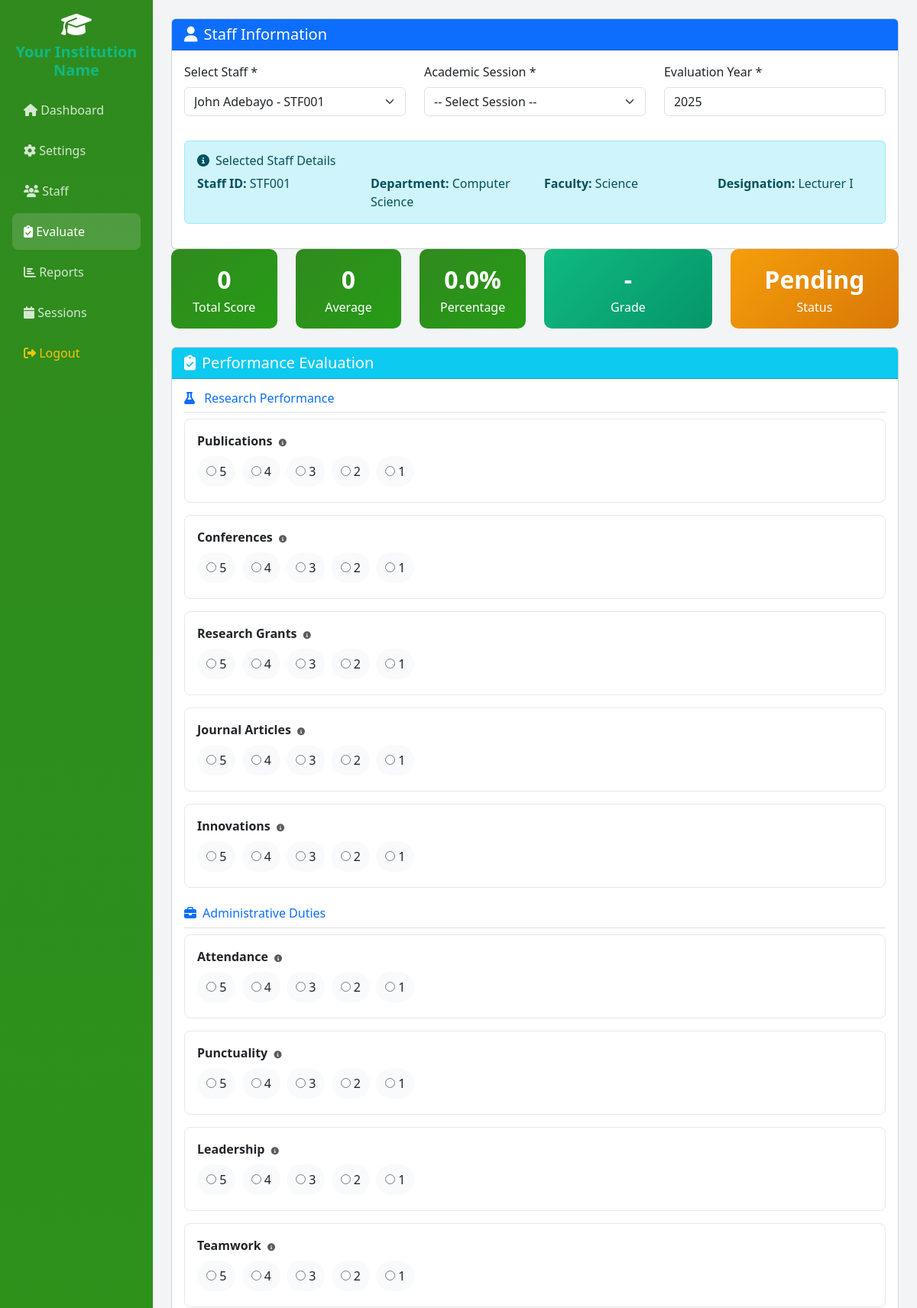
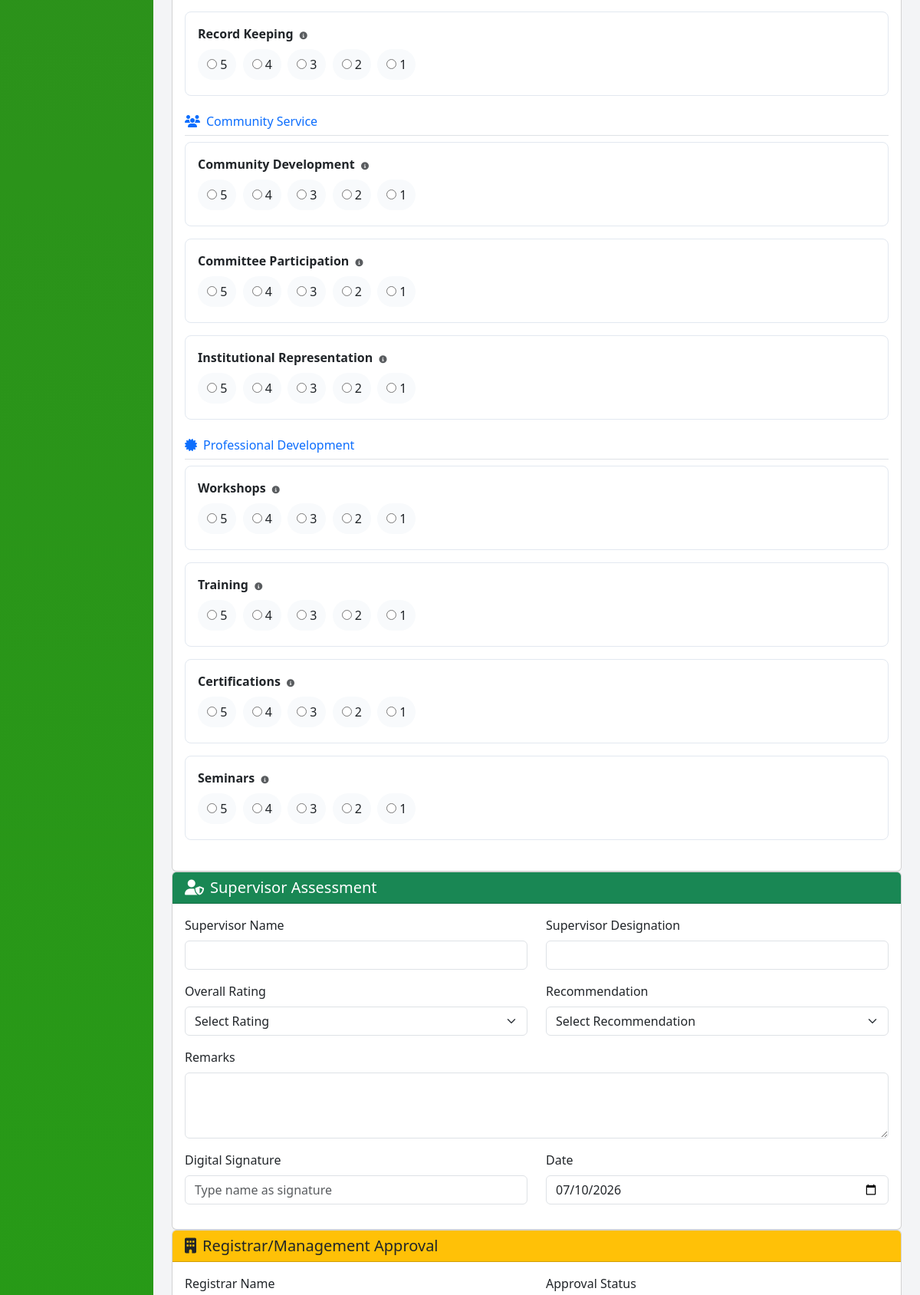
Screenshot of /evaluate.php?staff_id=1 (signed in, upper part) with the database file from the repository (2 pictures, top to bottom).
### tables this page shows
CREATE TABLE IF NOT EXISTS academic_sessions (
    id INT AUTO_INCREMENT PRIMARY KEY,
    session_name VARCHAR(20) NOT NULL,
    semester VARCHAR(20) NOT NULL,
    year INT NOT NULL,
    is_active TINYINT(1) DEFAULT 0,
    created_at TIMESTAMP DEFAULT CURRENT_TIMESTAMP
);

CREATE TABLE IF NOT EXISTS staff (
    id INT AUTO_INCREMENT PRIMARY KEY,
    staff_id VARCHAR(50) NOT NULL UNIQUE,
    surname VARCHAR(100) NOT NULL,
    first_name VARCHAR(100),
    email VARCHAR(100) NOT NULL,
    phone VARCHAR(20),
    department VARCHAR(100),
    faculty VARCHAR(100),
    designation VARCHAR(100),
    grade_level VARCHAR(20),
    employment_status VARCHAR(50),
    years_of_service INT,
    status ENUM('active', 'inactive') DEFAULT 'active',
    password VARCHAR(255),
    created_at TIMESTAMP DEFAULT CURRENT_TIMESTAMP,
    updated_at TIMESTAMP DEFAULT CURRENT_TIMESTAMP ON UPDATE CURRENT_TIMESTAMP
);

### evaluate.php (the view, shortened to what the rows shown need)
<?php
$staffId = $_GET['staff_id'] ?? null;
$pdo = getDBConnection();
$stmt = $pdo->query("SELECT * FROM settings");
$settings = [];
while ($row = $stmt->fetch()) {
    $settings[$row['setting_key']] = $row['setting_value'];
}
$selectedStaff = null;
if ($staffId) {
    $stmt = $pdo->prepare("SELECT * FROM staff WHERE id = ?");
    $stmt->execute([$staffId]);
    $selectedStaff = $stmt->fetch();
}
$existingEval = null;
$stmt = $pdo->query("SELECT * FROM academic_sessions ORDER BY year DESC, semester");
$sessions = $stmt->fetchAll();
?>
<!DOCTYPE html>
<html lang="en">
<head>
    <link href="https://cdn.jsdelivr.net/npm/bootstrap@5.3.0/dist/css/bootstrap.min.css" rel="stylesheet">
    <link href="https://cdnjs.cloudflare.com/ajax/libs/font-awesome/6.4.0/css/all.min.css" rel="stylesheet">
</head>
<body>
    <div class="container-fluid">
        <div class="row">
            <div class="col-md-9 col-lg-10 p-4">
                <form method="POST" id="evalForm">
                <div class="card">
                    <div class="card-body">
                        <div class="row">
                            <div class="col-md-4 mb-3">
                                <label class="form-label">Evaluation Year *</label>
                                <input type="number" class="form-control" name="evaluation_year" value="<?php echo $existingEval['evaluation_year'] ?? ($settings['evaluation_year'] ?? date('Y')); ?>" min="2020" max="2030" required>
                            </div>
                        </div>
                        <?php if ($selectedStaff): ?>
                        <div class="alert alert-info mt-3">
                            <h6><i class="fas fa-info-circle me-2"></i>Selected Staff Details</h6>
                            <div class="row">
                                <div class="col-md-3"><strong>Staff ID:</strong> <?php echo htmlspecialchars($selectedStaff['staff_id']); ?></div>
                                <div class="col-md-3"><strong>Department:</strong> <?php echo htmlspecialchars($selectedStaff['department']); ?></div>
                                <div class="col-md-3"><strong>Faculty:</strong> <?php echo htmlspecialchars($selectedStaff['faculty']); ?></div>
                                <div class="col-md-3"><strong>Designation:</strong> <?php echo htmlspecialchars($selectedStaff['designation']); ?></div>
                            </div>
                        </div>
                        <?php endif; ?>
                    </div>
                </div>
                </form>
            </div>
        </div>
    </div>
</body>
</html>

### rows the page displays
academic_sessions: evaluation_year "2025"
staff: staff "STF001", department "Computer Science", faculty "Science", designation "Lecturer I"

### other values shown
$institutionName "Your Institution Name"
$q['label'] "Publications"
$q['label'] "Conferences"
$q['label'] "Research Grants"
$q['label'] "Journal Articles"
$q['label'] "Innovations"
$q['label'] "Attendance"
$q['label'] "Punctuality"
$q['label'] "Leadership"
$q['label'] "Teamwork"
$q['label'] "Record Keeping"
$q['label'] "Community Development"
$q['label'] "Committee Participation"
$q['label'] "Institutional Representation"
$q['label'] "Workshops"
